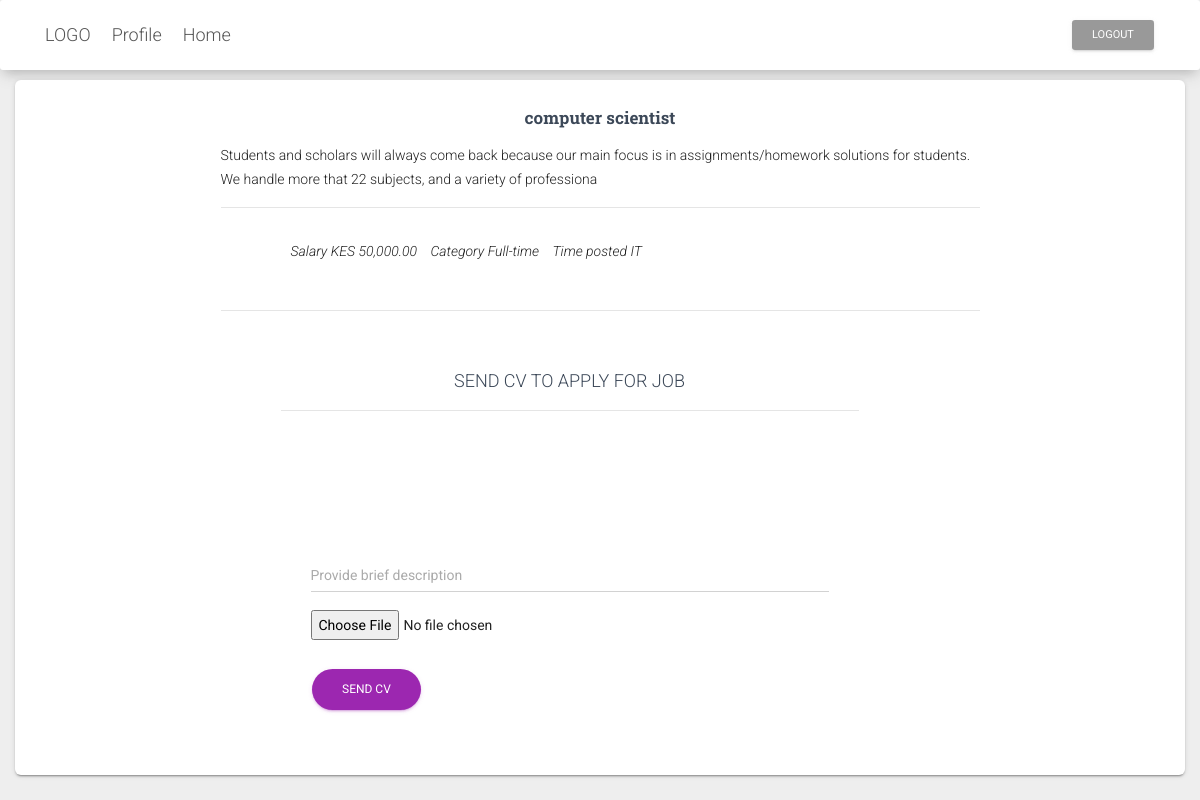
The app's page /joblisting/job.php?jobid=1 (signed in) with its own data.
### tables this page shows
CREATE TABLE `jobs` (
  `jobs_id` int(10) NOT NULL,
  `jobtitle` text NOT NULL,
  `jobcategory` text NOT NULL,
  `jobdescription` longtext NOT NULL,
  `jobpages` varchar(5) NOT NULL,
  `jobduration` varchar(10) NOT NULL,
  `jobcost` varchar(50) NOT NULL
);

### joblisting/app/sessionconfig/headersession.php (called while the page is built, shortened)
<?php
	require_once 'api/classfile/class.user.php';
	$auth_user = new USER();
?>

### joblisting/api/classfile/class.user.php (called while the page is built, shortened)
<?php
class USER
{
	private $conn;
	public function __construct()
	{
		$database = new Database();
		$db = $database->dbConnection();
		$this->conn = $db;
    }
	public function runQuery($sql)
	{
		$stmt = $this->conn->prepare($sql);
		return $stmt;
	}
}
?>

### joblisting/job.php (the view, shortened to what this page needs)
<?php require_once 'app/sessionconfig/headersession.php'; ?>
<?php require_once 'api/includer.php'; ?>
<!DOCTYPE html>
<html lang="en">
<head>
  <link rel="stylesheet" href="https://maxcdn.bootstrapcdn.com/font-awesome/latest/css/font-awesome.min.css">
  <link href="assets/css/material-kit.css?v=2.0.5" rel="stylesheet" />
  <link href="assets/demo/demo.css" rel="stylesheet" />
</head>
<?php
if (isset($_GET['jobid'])) {
  $jobid = $_GET['jobid'];
?>
<?php
$stmt = $auth_user->runQuery("SELECT * FROM jobs WHERE `jobs_id`='$jobid' ");
$stmt->execute(array());
$jobs=$stmt->fetchAll(PDO::FETCH_OBJ);
foreach ($jobs as $jobs) {
?>
<body class="profile-page sidebar-collapse">
  <nav class="navbar  navbar-expand-lg" color-on-scroll="100" id="sectionsNav">
    <div class="container">
      <div class="navbar-translate">
        <ul class="navbar-nav ml-auto" style="width:100%;">
          <li class=" nav-item" style="float:left;">
            <a class="navbar-brand" href="index.php">
            LOGO </a>
          </li>
          <li class=" nav-item" style="float:left;">
            <a class="navbar-brand" href="profile.php">
            Profile </a>
          </li>
          <li class=" nav-item" style="float:left;">
            <a class="navbar-brand" href="home.php">
            Home </a>
          </li>
        </ul>
      </div>
<form method="get" >
<div class="row ">
<div class="col-sm-12">
                <a class="btn btn-sm" href="logout.php?logout=true">Logout </a>
</div>
</div>
</form>
    </div>
  </nav>
  <div class="">
    <div class="profile-content" style="margin-top:-40px;">
      <div class="col-md-12">
        <div class="row">
          <div class="col-md-12">
            <div class="card card-blog" style="margin-bottom:0px;">
              <div class="card-body" style="width:70%;margin-left:auto;margin-right:auto;">
                <h5 class="card-title">
                  <center><a href="#pablo"><?php echo $jobs->jobtitle; ?></a></center>
                </h5>
                <p>
                  <?php echo $jobs->jobdescription; ?>
                </p>
                <hr>
                <div class="card-footer">
                  <div class="author">
                <ul>
                  <li style="margin-right:10px;"><i>Salary KES <?php echo number_format($jobs->jobcost, 2); ?> </i></li>
                  <li style="margin-right:10px;"><i>Category <?php echo $jobs->jobduration; ?> </i></li>
                  <li style="margin-right:10px;"><i>Time posted <?php echo $jobs->jobcategory; ?> </i></li>
                </ul>
                  </div>
                </div>
                <hr>
                <div class="card-footer">
                  <div class="author">
<div class="card-body">
                <h5 class="card-title">
                                  <center><h4>SEND CV TO APPLY FOR JOB</h4></center>
                </h5>
                <hr>
                <div class="card-footer ">
<form method="post" enctype="multipart/form-data">
      <div class="row ">
        <div class="col-sm-12">
          <div class="form-group bmd-form-group is-filled" style="width:100%;">
          </div>
        </div>
        <div class="col-sm-12">
          <div class="form-group bmd-form-group is-filled" style="width:100%;">
          </div>
        </div>
        <div class="col-sm-12">
          <div class="form-group bmd-form-group" style="width:100%;">
            <input type="text" placeholder="Provide brief description" name="userdescription" id="userdescription" class="form-control">
          </div>
        </div><br />
        <div class="col-sm-12">
          <div class=" " style="width:100%;">
            <input type="file" placeholder="cvdoc" name="cv" id="cv" >
          </div>
        </div>
    </div>
    <br />
      <button class="btn btn-round btn-primary" name="submitcvforjob" id="submitcvforjob" type="submit">Send CV</button>
</form>
                </div>
              </div>
                  </div>
                </div>
              </div>
            </div>
          </div>
        </div>
      </div>
    </div>
  </div>
</body>
<?php
}}
?>
</html>

### joblisting/job.php (style rules this page uses)
ul li { display:inline-block;margin-right:5px; }

### records on screen
jobs: jobtitle "computer scientist", jobdescription "Students and scholars will always come back because our main focus is in assignments/homework solutions for students. We handle more that 22 subjects, and a variety of professiona", jobcost "50,000.00", jobduration "Full-time", jobcategory "IT"
